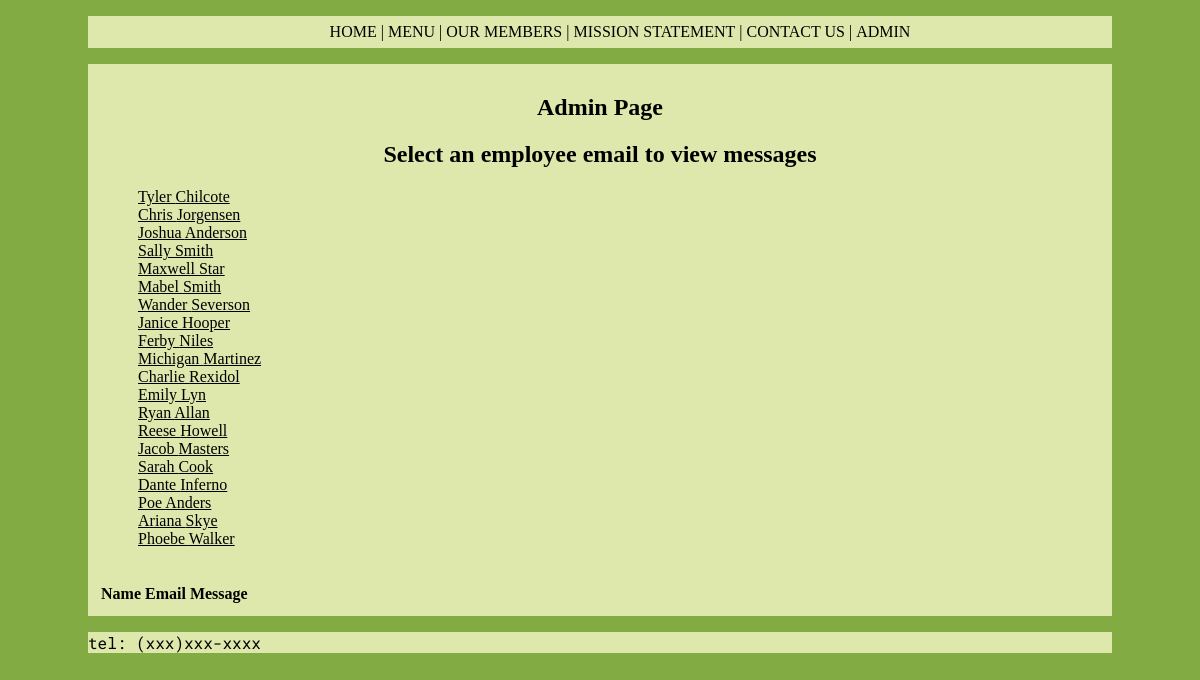
Page /admin.php?empNo=1 on the committed database.
### tables this page shows
CREATE TABLE IF NOT EXISTS employees (
	empNo			INT				NOT NULL 	AUTO_INCREMENT,
	fName			VARCHAR(255)	NOT NULL,
	lName			VARCHAR(255)	NOT NULL,
	companyPosition	VARCHAR(255)	NOT NULL,
	PRIMARY KEY(empNo)  
);

### model/employee.php (called while the page is built)
<?php
function getEmployee() {
    try {
        global $db;
        $query = 'SELECT * FROM employees
            ORDER BY empNo';
        $statement = $db->prepare($query);
        $statement->execute();
        $employees = $statement;
        return $employees;
    } catch(PDOException $e) {
        header("Location: error.html");
    }
}
?>

### admin.php (the view, shortened to what this page needs)
<?php
require('model/database.php');
require('model/employee.php');
$action = filter_input(INPUT_POST, 'action');
if ($action == NULL) {
    $action = filter_input(INPUT_GET, 'action');
    if ($action == NULL) {
        $action = 'list_visitors';
    }
}
if ($action == 'list_visitors') {
    try {
        $employees = getEmployee();
    }
    catch(PDOException $e){
        echo 'Error: ' . $e->getMessage();
        header("Location: error.html");
    }
}
?>
<!DOCTYPE html>
<html>
    <head>
        <link rel="stylesheet" type="text/css" href="CSS/styles.css">
        <link rel="stylesheet" href="CSS/print.css" media="print">
        <link rel="stylesheet" type="text/css" href="CSS/form.css">
    </head>
    <body>
        <header>
            <nav class="center">
                <ul>
                    <li><a href="index.html">Home</a></li> <span>|</span>
                    <li><a href="menu.html">Menu</a></li> <span>|</span>
                    <li><a href="members.html">Our Members</a></li> <span>|</span>
                    <li><a href="mission.html">Mission Statement</a></li> <span>|</span>
                    <li><a href="contact.html">Contact Us</a></li> <span>|</span>
                    <li><a href="login.php">Admin</a></li>
                </ul>
            </nav>
        </header>
        <section>
            <h1>Admin Page</h1>
            <h2>Select an employee email to view messages</h2>
            <ul>
                <?php foreach($employees as $employee) : ?>
                <li>
                    <a href="?empNo=<?php echo $employee['empNo']; ?>">
                        <?php echo $employee['fName'] . " " . $employee['lName']; ?>
                    </a>
                </li>
                <?php endforeach; ?>
            </ul>
            <table>
                <tr>
                    <th>Name</th>
                    <th>Email</th>
                    <th class="right">Message</th>
                    <th>&nbsp;</th>
                </tr>
            </table>
        </section>
        <footer>
            <p>tel: (xxx)xxx-xxxx</p>
        </footer>
    </body>
</html>

### CSS/styles.css (style rules this page uses)
body { background-color: #83ab43; }
section { margin-right: 80px; margin-left: 80px; background-color:#dfe8ac; padding: 10px; }
header { margin-right: 80px; margin-left: 80px; background-color:#dfe8ac; }
footer { margin-right: 80px; margin-left: 80px; background-color:#dfe8ac; }
h1 { text-align: center; }
h2 { text-align: center; }
a { color: black; }
footer { font-family: 'Roboto Mono', monospace; }
.center { text-align: center; }
ul, ol { list-style: none; }
nav { min-height: 2em; }
nav ul { list-style: none; list-style-image: none; }
nav a { text-decoration: none; font-size: 1em; display: inline; }
nav li { display: inline; line-height: 2em; text-transform: uppercase; }
@media only screen and (min-width: 481px) { .center { text-align: center; } }
@media only screen and (min-width: 481px) { span { display: inline; } }
@media only screen and (min-width: 769px) { .center { text-align: center; } }
@media only screen and (min-width: 769px) { span { display: inline; } }

### CSS/print.css (style rules this page uses)
h1 { font-size: 28pt; line-height: 30pt; margin: 0.3in 0in 0.2in; }
h2 { font-size: 20pt; margin: 0.1in 0in 0.1in 0.3in; }
p { font-size: 12pt; margin: 0.1in 0in 0.1in 0.3in; }
a::after { content: " (" attr(href) ") "; font-weight: bold; word-wrap: break-word; }

### rows in the picture
employees: fName "Tyler", lName "Chilcote"
employees: fName "Chris", lName "Jorgensen"
employees: fName "Joshua", lName "Anderson"
employees: fName "Sally", lName "Smith"
employees: fName "Maxwell", lName "Star"
employees: fName "Mabel", lName "Smith"
employees: fName "Wander", lName "Severson"
employees: fName "Janice", lName "Hooper"
employees: fName "Ferby", lName "Niles"
employees: fName "Michigan", lName "Martinez"
employees: fName "Charlie", lName "Rexidol"
employees: fName "Emily", lName "Lyn"
employees: fName "Ryan", lName "Allan"
employees: fName "Reese", lName "Howell"
employees: fName "Jacob", lName "Masters"
employees: fName "Sarah", lName "Cook"
employees: fName "Dante", lName "Inferno"
employees: fName "Poe", lName "Anders"
employees: fName "Ariana", lName "Skye"
employees: fName "Phoebe", lName "Walker"
